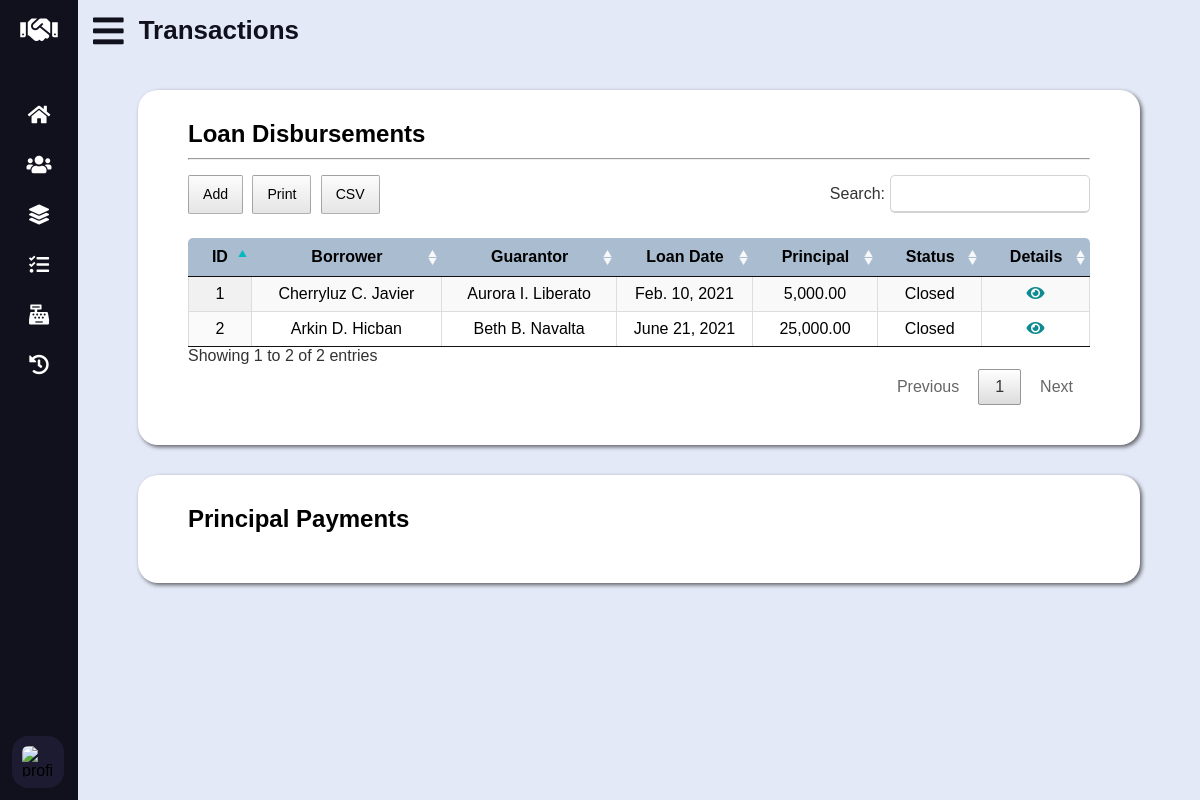
The app's page /transactions.php (signed in) with its own data.
### tables this page shows
CREATE TABLE `loan` (
	`loan_id` INT UNSIGNED AUTO_INCREMENT PRIMARY KEY,
	`borrower_id` INT UNSIGNED NOT NULL,
	`guarantor_id` INT UNSIGNED NOT NULL,
	`loan_date_time` DATETIME NOT NULL DEFAULT (NOW()),
	`principal` DECIMAL(10, 2) NOT NULL,
	`status` ENUM('Active', 'Closed') DEFAULT 'Active' NOT NULL,
	`proof` CHAR(10) NOT NULL,
	`collateral` CHAR(10),

	CONSTRAINT fk_loan_borrower_id FOREIGN KEY (`borrower_id`)
		REFERENCES `data_subject` (`data_subject_id`)
		ON UPDATE CASCADE
		ON DELETE RESTRICT,
	CONSTRAINT fk_loan_guarantor_id FOREIGN KEY (`guarantor_id`)
		REFERENCES `guarantor` (`guarantor_id`)
		ON UPDATE CASCADE
		ON DELETE RESTRICT
);

### lib/database-handler.php (called while the page is built, shortened)
<?php
class Database {
	private $host = DB_HOST;
	private $dbname = DB_NAME;
	private $charset = DB_CHARSET;
	private $user = DB_USER;
	private $password = DB_PASSWORD;
	private $dbh;
	private $stmt;
	public function __construct() {
		$dsn = "mysql:host=".$this->host.";charset=".$this->charset.";dbname=".$this->dbname;
		$options = array (
			PDO::ATTR_PERSISTENT => true,
			PDO::ATTR_ERRMODE => PDO::ERRMODE_EXCEPTION,
			PDO::ATTR_ORACLE_NULLS => PDO::NULL_NATURAL
		);
		try {
			$this->dbh = new PDO($dsn, $this->user, $this->password, $options);
		}
		catch (PDOException $e) {
			$this->error = $e->getMessage()." in ".$e->getFile()." on line ".$e->getLine();
			$this->terminate();
		}
	}
	public function query($query) {
		$this->stmt = $this->dbh->prepare($query);
	}
	public function bind($param, $value, $type = null) {
		if (is_null($type)) {
			switch (true) {
				default:
					$type = PDO::PARAM_STR;
			}
		}
		$this->stmt->bindValue($param, $value, $type);
	}
	public function execute($message = "", $redirect = "") {
		try {
			return $this->stmt->execute();
		}
		catch (PDOException $e) {
			$this->logFile = "../src/log.txt";
			$this->error = $e->getMessage()." in ".$e->getFile()." on line ".$e->getLine();
			$this->logError();
		}
		finally {
			if ($redirect !== "") {
				$this->confirmQuery($message, $redirect);
			}
		}
	}
	public function resultSet() {
		$this->execute();
		return $this->stmt->fetchAll(PDO::FETCH_OBJ);
	}
	public function resultColumn() {
		$this->execute();
		return $this->stmt->fetchColumn();
	}
}

### models/Transaction.php (called while the page is built, shortened)
<?php
class Transaction {
	private $db;
	public function __construct() {
		$this->db = new Database();
	}
	public function getLoans() {
		$this->db->query("SELECT * FROM `loan`");
		return $this->db->resultSet();
	}
}

### models/DataSubject.php (called while the page is built, shortened)
<?php
class DataSubject {
	private $db;
	public function __construct() {
		$this->db = new Database();
	}
	public function getName($id) {
		$this->db->query("SELECT CONCAT(`fname`, ' ', LEFT(`mname`, 1), '. ', `lname`) AS name FROM `data_subject` WHERE `data_subject_id` = ?");
		$this->db->bind(1, $id);
		return $this->db->resultColumn();
	}
}

### lib/conversion-util.php (called while the page is built, shortened)
<?php
class Converter {
	public function shortToLongDate($date) {
		$time_stamp = strtotime($date);
		$format = "M. j, Y";
		$formatted_date = date($format, $time_stamp);
		if (strpos($formatted_date, "May") !== false)
			$formatted_date = str_replace(".", "", $formatted_date);
		else if (strpos($formatted_date, "Jun") !== false)
			$formatted_date = str_replace(".", "e", $formatted_date);
		else if (strpos($formatted_date, "Jul") !== false)
			$formatted_date = str_replace(".", "y", $formatted_date);
		return $formatted_date;
	}
}

### transactions.php (the view, shortened to what this page needs)
<?php
	require_once "lib/database-handler.php";
	require_once "lib/conversion-util.php";
	require_once "models/Transaction.php";
	require_once "models/DataSubject.php";
	$converter = new Converter();
	$transaction = new Transaction();
	$data_subject = new DataSubject();
	$loans = $transaction->getLoans();
?>
<!DOCTYPE html>
<html lang="en">
<head>
	<link rel="stylesheet" type="text/css" href="css/all.min.css" />
	<link rel="stylesheet" type="text/css" href="css/datatables.min.css" />
	<link rel="stylesheet" type="text/css" href="css/tingle.min.css" />
	<link rel="stylesheet" type="text/css" href="css/style.css" />
	<link rel="stylesheet" type="text/css" href="css/vertical-nav-bar.css" />
	<link rel="stylesheet" type="text/css" href="css/tables.css" />
	<link rel="stylesheet" type="text/css" href="css/forms.css" />
	<link rel="stylesheet" type="text/css" href="css/media-queries.css" />
</head>
<body>
	<main>
		<header>
			<i class="fas fa-bars"></i>
			<h2 class="text">Transactions</h2>
		</header>
		<section id="loan-disbursements">
			<h3>Loan Disbursements</h3>
			<hr />
			<table id="loan-disbursements-tbl" class="display cell-border" width="100%">
				<thead>
					<tr>
						<th>ID</th>
						<th>Borrower</th>
						<th>Guarantor</th>
						<th>Loan Date</th>
						<th>Principal</th>
						<th>Status</th>
						<th>Details</th>
					</tr>
				</thead>
				<tbody>
					<?php foreach ($loans as $l): ?>
					<tr>
						<td><?php echo $l->loan_id; ?></td>
						<td><?php echo $data_subject->getName($l->borrower_id); ?></td>
						<td><?php echo $data_subject->getName($l->guarantor_id); ?></td>
						<td><?php echo $converter->shortToLongDate($l->loan_date_time); ?></td>
						<td><?php echo number_format($l->principal, 2, ".", ","); ?></td>
						<td><?php echo $l->status; ?></td>
						<td><a class="fas fa-eye" href="loan-details.php?id=<?php echo $l->loan_id; ?>"></a></td>
					</tr>
					<?php endforeach; ?>
				</tbody>
			</table>
		</section>
		<section id="principal-payments">
			<h3>Principal Payments</h3>
		</section>
	</main>
</body>
</html>

### css/style.css (style rules this page uses)
:root { --athens-gray: #e8e9eb; --azureish-white: #dae8f5; --blue-chill: #0d8b90; --botticelli: #d4e1ee; --chambray: #345f90; --cyan: #03b8c0; --dark-purple: #1d1b31; --eden: #0d3b4c; --light-gray: #d3d3d3; --light-steel-blue: #a9bcd0; --link-water: #e4e9f7; --persian-red: #d33333; --roman-silver: #787e87; --silver-sand: #c5c6c8; --xiketic: #11101d; }
* { box-sizing: border-box; font-family: "Poppins", sans-serif; margin: 0; padding: 0; }
html, body { height: 100%; }
main { background: var(--link-water); left: 280px; min-height: 100vh; position: relative; transition: all 0.5s ease; width: calc(100% - 280px); padding-bottom: 30px; }
main header { align-items: center; color: var(--xiketic); display: flex; font-size: 35px; height: 60px; overflow: hidden; }
main header .fa-bars { cursor: pointer; margin: 0 15px; }
h2 { font-size: 26px; font-weight: 600; }
h3 { font-size: 24px; margin: 10px 0; }
section { margin: 30px 60px; padding: 20px 50px 40px 50px; box-shadow: 2px 2px 4px rgba(0, 0, 0, 0.6); background-color: #fff; border-radius: 20px; }
hr { margin-bottom: 15px; }

### css/vertical-nav-bar.css (style rules this page uses)
nav { background: var(--xiketic); height: 100%; left: 0; position: fixed; top: 0; transition: all 0.5s ease; width: 280px; z-index: 100; }
nav.closed { width: 78px; }
nav h1 { align-items: center; display: flex; height: 60px; width: 100%; }
nav h1 .fa-handshake { color: #fff; font-size: 30px; height: 50px; line-height: 50px; min-width: 78px; text-align: center; }
nav .nav-links { height: 100%; overflow: auto; padding: 30px 0 150px 0; }
nav.closed .nav-links { overflow: visible; }
nav .nav-links li { list-style: none; position: relative; transition: all 0.4s ease; }
nav .nav-links li .parent-menu { align-items: center; display: flex; justify-content: space-between; }
nav.closed .nav-links li .parent-menu { display: block }
nav .nav-links li i { color: #fff; cursor: pointer; font-size: 20px; height: 50px; line-height: 50px; min-width: 78px; text-align: center; transition: all 0.3s ease; }
nav .nav-links li a { align-items: center; display: flex; text-decoration: none; }
nav .profile-details { align-items: center; background: var(--dark-purple); bottom: 0; display: flex; justify-content: flex-start; padding: 12px 0; position: fixed; transition: all 0.5s ease; width: 280px; }
nav.closed .profile-details { background: none; }
nav.closed .profile-details { width: 78px; }
nav .profile-details .profile-content { align-items: center; display: flex; }
nav .profile-details img { background: var(--dark-purple); border-radius: 16px; height: 52px; margin: 0 14px 0 12px; object-fit: cover; transition: all 0.5s ease; width: 52px; }
nav.closed .profile-details img { padding: 10px; }
nav.closed ~ main { left: 78px; width: calc(100% - 78px); }

### css/tables.css (style rules this page uses)
table { padding-top: 20px; text-align: center; }
table thead th { font-family: "Poppins Regular", sans-serif; background-color: var(--light-steel-blue); }
table thead th:first-child { border-radius: 5px 0 0 0; }
table thead th:last-child { border-radius: 0 5px 0 0; }
table .fas { color: var(--blue-chill); text-decoration: none; }
table td a { color: var(--persian-red); }
.fas, .far, #new-guarantor table tr:hover { cursor: pointer; }

### records on screen
loan: loan_id "1", borrower_id "Cherryluz C. Javier", guarantor_id "Aurora I. Liberato", loan_date_time "Feb. 10, 2021", principal "5,000.00", status "Closed"
loan: loan_id "2", borrower_id "Arkin D. Hicban", guarantor_id "Beth B. Navalta", loan_date_time "June 21, 2021", principal "25,000.00", status "Closed"
